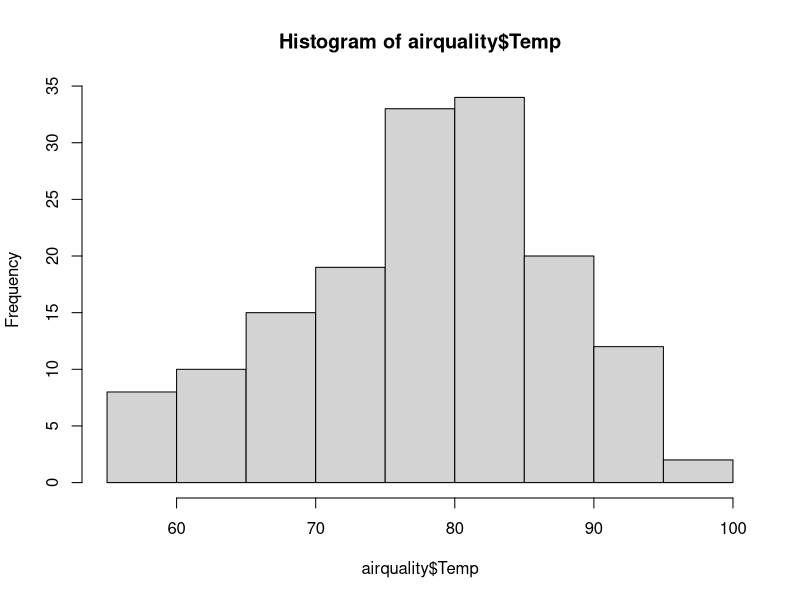
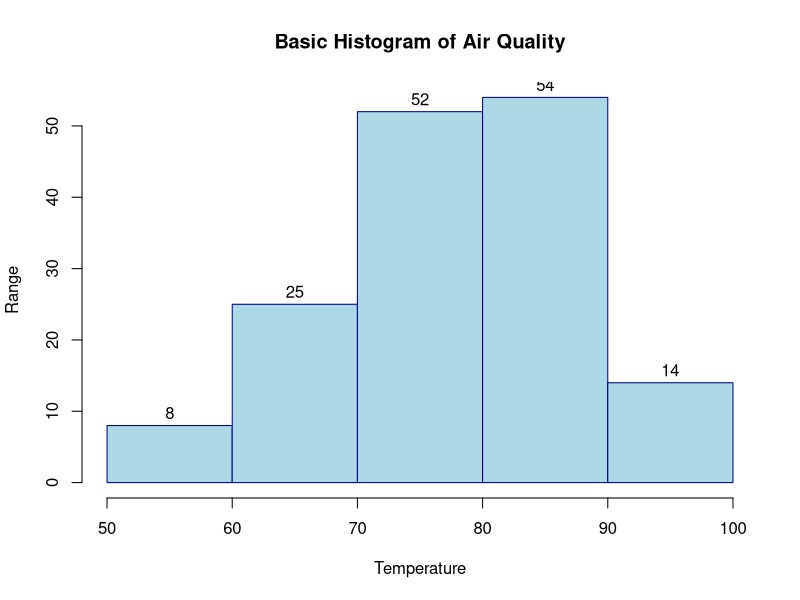
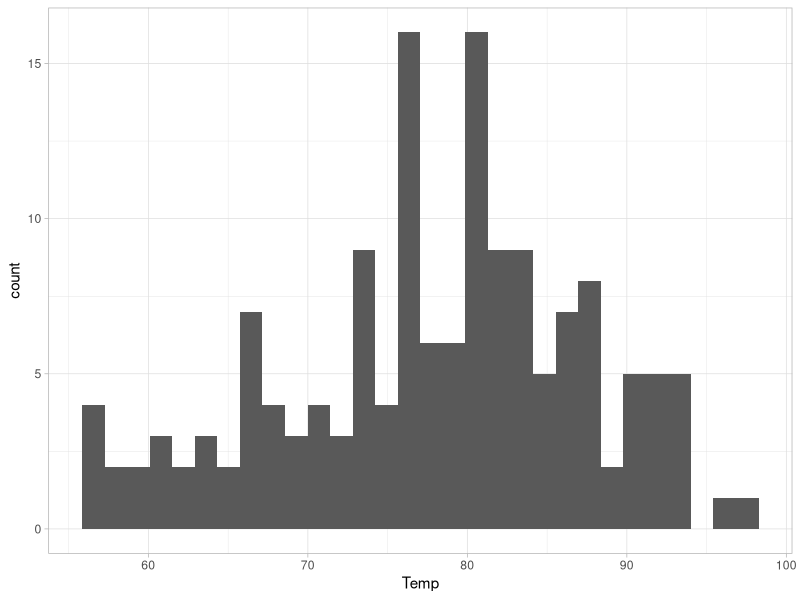
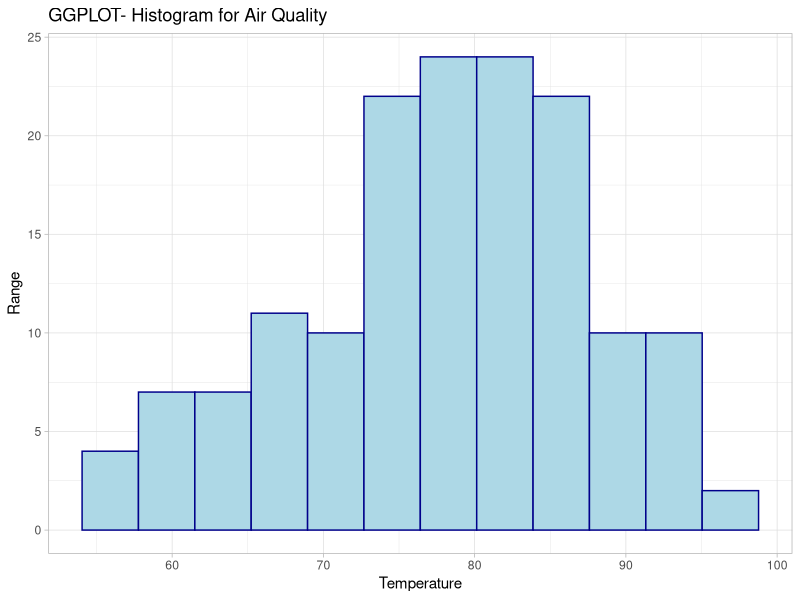

The R source for these figures, in order:
#Load dataset
airquality
class(airquality)
View(airquality)

#Basic histogram
hist(airquality$Temp)

#Adding labels and colours
hist(airquality$Temp,
     breaks=5,
     main= "Basic Histogram of Air Quality",
     xlab= "Temperature",
     ylab= "Range",
     labels=TRUE,
     col = "lightblue",
     border = "darkblue")

#plottting histogram using GGPLOT2

#basic histogram using ggplot
library(ggplot2)
ggplot(
  airquality,
  aes(x=Temp)
)+
  geom_histogram() +
  theme_light()

# Adding title , colours and lables
ggplot(
  airquality,
  aes(x=Temp)
)+
  geom_histogram(
    bins = 12,
    fill = "lightblue",
    col = "darkblue")+
   labs(
     title= "GGPLOT- Histogram for Air Quality",
     x = "Temperature",
     y = "Range" ) +
 
  theme_light()